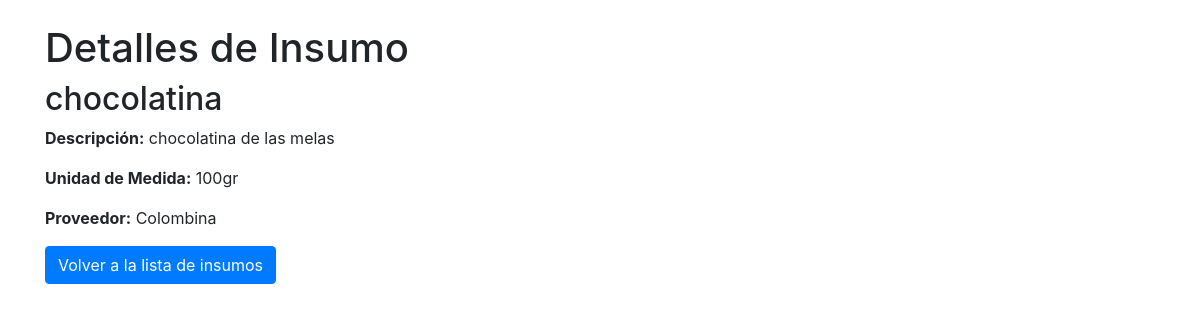
Screenshot of /insumos/10/ (signed in) with the database file from the repository.
### insumos_app/models.py (models this page shows, shortened)
class Insumo(models.Model):
    nombre = models.CharField(max_length=100)
    descripcion = models.TextField()
    unidad_medida = models.CharField(max_length=50)
    precio = models.IntegerField()
    proveedor = models.ForeignKey(Proveedor, on_delete=models.CASCADE)

class Proveedor(models.Model):
    nombre = models.CharField(max_length=100)
    direccion = models.CharField(max_length=200)
    telefono = models.CharField(max_length=20)
    def __str__(self):
        return self.nombre

### insumos_app/views.py (the view)
# urls.py: path('insumos/<int:insumo_id>/', views.detalle_insumo, name='detalle_insumo'),
@login_required
def detalle_insumo(request, insumo_id):
    insumo = Insumo.objects.get(pk=insumo_id)
    return render(request, 'detalle_insumo.html', {'insumo': insumo})

### insumos_app/templates/detalle_insumo.html (shortened to what this page needs)
<!DOCTYPE html>
<html lang="es">
<head>
    <link rel="stylesheet" href="https://stackpath.bootstrapcdn.com/bootstrap/4.5.2/css/bootstrap.min.css">
</head>
<body>
    <div class="container">
        <h1 class="mt-4">Detalles de Insumo</h1>
        <h2>{{ insumo.nombre }}</h2>
        <p><strong>Descripción:</strong> {{ insumo.descripcion }}</p>
        <p><strong>Unidad de Medida:</strong> {{ insumo.unidad_medida }}</p>
        <p><strong>Proveedor:</strong> {{ insumo.proveedor }}</p>
        <a href="{% url 'lista_insumos' %}" class="btn btn-primary">Volver a la lista de insumos</a>
    </div>
</body>
</html>

### rows the page displays
Insumo: nombre "chocolatina", descripcion "chocolatina de las melas", unidad_medida "100gr", proveedor "Colombina"
